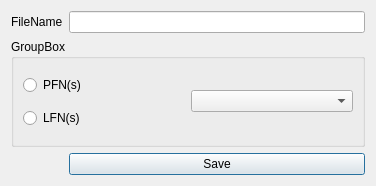
<?xml version="1.0" encoding="UTF-8"?>
<ui version="4.0">
 <class>AdvancedSave</class>
 <widget class="QDialog" name="AdvancedSave">
  <property name="geometry">
   <rect>
    <x>0</x>
    <y>0</y>
    <width>376</width>
    <height>186</height>
   </rect>
  </property>
  <property name="windowTitle">
   <string>Dialog</string>
  </property>
  <layout class="QGridLayout">
   <item row="0" column="0">
    <widget class="QLabel" name="label">
     <property name="text">
      <string>FileName</string>
     </property>
    </widget>
   </item>
   <item row="0" column="1">
    <widget class="QLineEdit" name="lineEdit"/>
   </item>
   <item row="1" column="0" colspan="2">
    <widget class="QGroupBox" name="groupBox">
     <property name="title">
      <string>GroupBox</string>
     </property>
     <layout class="QGridLayout">
      <item row="0" column="0">
       <widget class="QRadioButton" name="pfnButton">
        <property name="text">
         <string>PFN(s)</string>
        </property>
       </widget>
      </item>
      <item row="0" column="1" rowspan="2">
       <widget class="QComboBox" name="comboBox"/>
      </item>
      <item row="1" column="0">
       <widget class="QRadioButton" name="lfnButton">
        <property name="text">
         <string>LFN(s)</string>
        </property>
       </widget>
      </item>
     </layout>
    </widget>
   </item>
   <item row="2" column="1">
    <widget class="QPushButton" name="saveButton">
     <property name="text">
      <string>Save</string>
     </property>
     <property name="icon">
      <iconset resource="Resources.qrc">
       <normaloff>:/icons/images/save.png</normaloff>:/icons/images/save.png</iconset>
     </property>
    </widget>
   </item>
  </layout>
 </widget>
 <resources>
  <include location="Resources.qrc"/>
 </resources>
 <connections/>
</ui>
